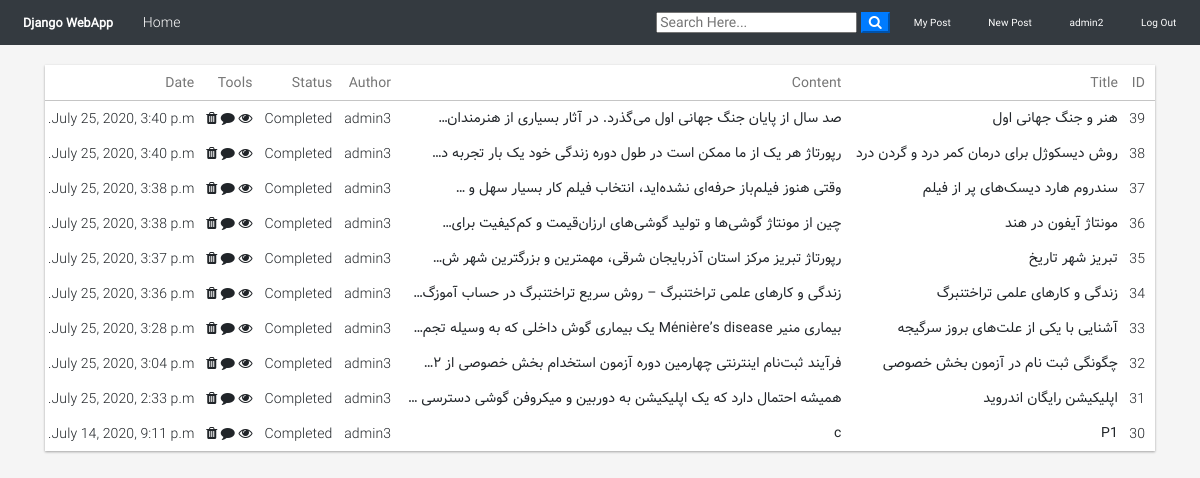
Screenshot of /user/admin3 (signed in) with the database file from the repository.
### blog/models.py (models this page shows, shortened)
class Post(models.Model):
	title = models.CharField(max_length=100)
	file = models.FileField(null=True,blank=True,upload_to='Files')#PrivateFileField("File",null=True)
	content = models.TextField()
	manager = models.ManyToManyField("UserProfile")
	date_posted = models.DateTimeField(default=timezone.now)
	author = models.ForeignKey(User, on_delete=models.CASCADE)

### blog/views.py (the view)
# urls.py: path('user/<str:username>', UserPostListView.as_view(), name='user-posts'),
class UserPostListView(LoginRequiredMixin, ListView):
    model = Post
    template_name = 'blog/user_posts.html'  # <app>/<model>_<viewtype>.html
    context_object_name = 'posts'
    paginate_by = 10
    def get_queryset(self):
        user = get_object_or_404(User, username=self.kwargs.get('username'))
        return Post.objects.filter(author=user).order_by('-date_posted')

### blog/templates/blog/user_posts.html (shortened to what this page needs)
{% extends "blog/base.html" %}
{% block content %}
<div id="demo">
  <div class="table-responsive-vertical shadow-z-1">
    <table id="table" class="table table-hover table-mc-light-blue">
      <thead>
        <tr>
          <th>ID</th>
          <th>Title</th>
          <th>Content</th>
          <th>Author</th>
          <th>Status</th>
          <th>Tools</th>
          <th>Date</th>
        </tr>
      </thead>
      <tbody>
        {% for post in posts %}
        <tr>
          <td data-title="ID">{{ post.id }}</td>
          <td data-title="Title" style="font-family: Vazir;">{{ post.title }}</td>
          <td data-title="Content" style="font-family: Vazir;">
            {{ post.content|truncatechars:66 }}
          </td>
          <td data-title="Author">{{ post.author }}</td>
          <td data-title="Status">Completed</td>
          <td data-title="Eye">
            <span class="fa fa-eye"></span>
            <span class="fa fa-comment"></span>
            <span class="fa fa-trash"></span>
          </td>
          <td data-title="Date">{{ post.date_posted }}</td>
        </tr>
        {% endfor %}
      </tbody>
    </table>
  </div>
</div>
{% endblock content %}

### blog/templates/blog/base.html (shortened to what this page needs)
{% load staticfiles %}
<!doctype html>
<html lang="en">
  <head>
    <link rel="stylesheet" href="/static/custom/bootstrap_4_3_1.min.css">
    <link rel="stylesheet" href="/static/custom/fontawesome_all_581.css" >
    <link rel="stylesheet" href="https://stackpath.bootstrapcdn.com/font-awesome/4.7.0/css/font-awesome.min.css">
    <link rel="stylesheet" href="{% static 'blog/main.css' %}">
</head>
  <body>
        <nav class="navbar navbar-expand-lg navbar-dark bg-dark">
                <a class="navbar-brand font-weight-bold" href="{% url 'blog-home' %}"><i class="fas fa-file"></i> Django WebApp</a>
                <div class="collapse navbar-collapse" id="navbarSupportedContent">
                  <ul class="navbar-nav mr-auto">
                    <li class="nav-item active">
                      <a class="nav-link" href="{% url 'blog-home' %}"><i class="fas fa-home"></i> Home <span class="sr-only">(current)</span></a>
                    </li>
                  </ul>
                  <form id="searchform" action="{% url 'search' %}" method="get">
                    <input type="text" name="q" type="text" value="{{ request.GET.q }}" placeholder="Search Here..." />
                    <button type="button" onclick="searchform.submit()" class=" text-white my-color btn-primary"><i class="fa fa-search"></i></button>
                </form>
                    {% if user.is_authenticated %}
                    <a href="{% url 'user-posts' user %}" class="btn text-white m-2"><i class="fas fa-user-shield"></i> My Post</a>
                    <a href="{% url 'post-create' %} " class="btn text-white m-2"><i class="fas fa-user-edit"></i> New Post</a>
                    <a href="{% url 'profile' %} " class="btn text-white m-2"><i class="fas fa-user"></i> {{ user.username }}</a>
                    <a href="{% url 'logout' %} " class="btn text-white m-2"><i class="fas fa-sign-out-alt"></i> Log Out</a>
                    {% else %}
                    <a href="{% url 'login' %} " class="btn text-white m-2"><i class="fas fa-user-tie"></i> Log In</a>
                    <a href="{% url 'register' %} " class="btn text-white m-2"> <i class="fas fa-sign-in-alt"></i> Sign Up</a>
                    {% endif %}
                </div>
              </nav>
      <div class="container my-bg">
    {% block content %}
    {% endblock  %}
</div>
  </body>
</html>

### static/blog/main.css (style rules this page uses)
body { background: #fafafa; color: #333333; margin-top: 0; }
ul { margin: 0; }

### rows the page displays
Post: id "39", title "هنر و جنگ جهانی اول", content "صد سال از پایان جنگ جهانی اول می‌گذرد. در آثار بسیاری از هنرمندان…", author "admin3", date_posted "July 25, 2020, 3:40 p.m."
Post: id "38", title "روش دیسکوژل برای درمان کمر درد و گردن درد", content "رپورتاژ هر یک از ما ممکن است در طول دوره زندگی خود یک بار تجربه د…", author "admin3", date_posted "July 25, 2020, 3:40 p.m."
Post: id "37", title "سندروم هارد دیسک‌های پر از فیلم", content "وقتی هنوز فیلم‌باز حرفه‌ای نشده‌اید، انتخاب فیلم کار بسیار سهل و …", author "admin3", date_posted "July 25, 2020, 3:38 p.m."
Post: id "36", title "مونتاژ آیفون در هند", content "چین از مونتاژ گوشی‌ها و تولید گوشی‌های ارزان‌قیمت و کم‌کیفیت برای…", author "admin3", date_posted "July 25, 2020, 3:38 p.m."
Post: id "35", title "تبریز شهر تاریخ", content "رپورتاژ تبریز مرکز استان آذربایجان شرقی، مهمترین و بزرگترین شهر ش…", author "admin3", date_posted "July 25, 2020, 3:37 p.m."
Post: id "34", title "زندگی و کارهای علمی تراختنبرگ", content "زندگی و کارهای علمی تراختنبرگ – روش سریع تراختنبرگ در حساب آموزگ…", author "admin3", date_posted "July 25, 2020, 3:36 p.m."
Post: id "33", title "آشنایی با یکی از علت‌های بروز سرگیجه", content "بیماری منیر Ménière’s disease یک بیماری گوش داخلی که به وسیله تجم…", author "admin3", date_posted "July 25, 2020, 3:28 p.m."
Post: id "32", title "چگونگی ثبت نام در آزمون بخش خصوصی", content "فرآیند ثبت‌نام اینترنتی چهارمین دوره آزمون استخدام بخش خصوصی از ۲…", author "admin3", date_posted "July 25, 2020, 3:04 p.m."
Post: id "31", title "اپلیکیشن رایگان اندروید", content "همیشه احتمال دارد که یک اپلیکیشن به دوربین و میکروفن گوشی دسترسی …", author "admin3", date_posted "July 25, 2020, 2:33 p.m."
Post: id "30", title "P1", content "c", author "admin3", date_posted "July 14, 2020, 9:11 p.m."

### other values shown
{{ user.username }} "admin2"
